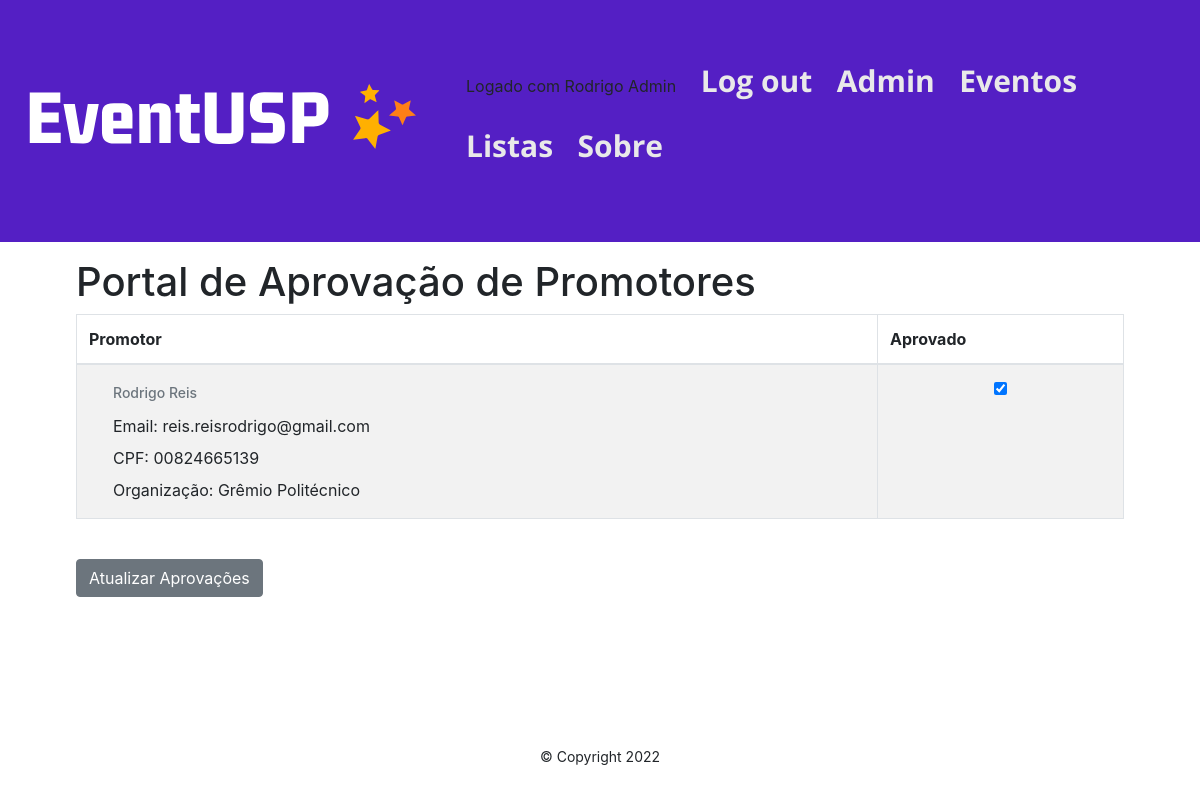
Page /accounts/admin_approved (signed in) on the committed database.
### accounts/models.py (models this page shows)
class User(AbstractUser):
    first_name = models.CharField(_("first name"), max_length=150)
    last_name = models.CharField(_("last name"), max_length=150)
    email = models.EmailField(_('email address'), unique=True)
    cpf = models.CharField(_('CPF'), max_length=11, unique=True)

class Promotor(models.Model):
    user = models.OneToOneField(
            User,
            on_delete=models.CASCADE,
            primary_key=True,
        )
    organizacao = models.ForeignKey(
            Organizacao,
            on_delete=models.CASCADE,
        )
    approved = models.BooleanField(default=False)
    request_date = models.DateTimeField(auto_now=True)
    profile_photo = models.ImageField(null=True, blank=True, upload_to="images/")
    def __str__(self):
        return f'{self.user.first_name} {self.user.last_name}'

class Organizacao(models.Model):
    org = models.CharField(max_length=60)
    def __str__(self):
            return f'{self.org}'

### accounts/views.py (the view)
# urls.py: path('admin_approved', views.admin_approved, name='admin_approved'),
@user_passes_test(lambda u: u.is_superuser)
def admin_approved(request):
    promotor_list = Promotor.objects.filter(approved=True).order_by('-request_date')
    if request.method == "POST":
        id_list = request.POST.getlist('boxes')
        for promotor in promotor_list:
            x = promotor.pk
            User.objects.get(pk=int(x)).groups.add(Group.objects.get(name='promotor_pendente'))
            User.objects.get(pk=int(x)).groups.remove(Group.objects.get(name='promotor'))
        promotor_list.update(approved=False)
        for x in id_list:
            Promotor.objects.filter(pk=int(x)).update(approved=True)
            User.objects.get(pk=int(x)).groups.add(Group.objects.get(name='promotor'))
            User.objects.get(pk=int(x)).groups.remove(Group.objects.get(name='promotor_pendente'))
        return HttpResponseRedirect(reverse('admin_approved'))
    else:
        return render(request, 'accounts/admin_approved.html', {"promotor_list":promotor_list})

### accounts/templates/accounts/admin_approved.html (shortened to what this page needs)
{% extends 'base.html' %}
{% block content %}
<h1>Portal de Aprovação de Promotores</h1>
<form action="" method=POST>
<table class="table table-striped table-hover table-bordered">
    <thead>
        <tr>
            <th scope="col">Promotor</th>
            <th scope="col">Aprovado</th>
        </tr>
    </thead>
    <tbody>
        {% for promotor in promotor_list %}
            <tr>
                <td>
                    <div class="dropdown">
                        <h6 class="dropdown-header">{{ promotor }}</h6>
                        <a class="dropdown-item" href="#">Email: {{ promotor.user.email }}</a>
                        <a class="dropdown-item" href="#">CPF: {{ promotor.user.cpf }}</a>
                        <a class="dropdown-item" href="#">Organização: {{ promotor.organizacao }}</a>
                    </div>
                </td>
                <td>
                    {% if promotor.approved %}
                    <div class="form-check">
                        <input class="form-check-input" type="checkbox"
                            checked="checked" value = {{promotor.user.id}} name="boxes">
                    </div>
                    {% else %}
                    <div class="form-check">
                        <input class="form-check-input" type="checkbox"
                             value = {{promotor.user.id}} name="boxes">
                    </div>
                    {% endif %}
                </td>
        {% endfor %}
    </tbody>
</table>
<br>
<button class="btn btn-secondary" type="submit">Atualizar Aprovações</button>
</form>
{% endblock content %}

### staticpages/templates/base.html (shortened to what this page needs)
{% load static %}
<!DOCTYPE html>
<html lang="en">
<head>
    <link rel="stylesheet" type="text/css" href="{% static 'style.css' %}">
    <link rel="stylesheet" href="https://cdn.jsdelivr.net/npm/bootstrap@4.6.2/dist/css/bootstrap.min.css">
</head>
<body>
    <header id="cabecalho-principal">
        <a href="{% url 'index_log' %}"> <img src="{% static 'logo.svg' %}"> </a>
        <nav id="navegacao-principal">
            <ul>
                {% if user.is_authenticated %}
                    <li> Logado com {{ user.first_name }} {{ user.last_name }} </li>
                    <li><a href="{% url 'logout' %}">Log out</a></li>
                        {% if user.is_superuser %}
                            <li><a href="{% url 'approvals' %}">Admin</a></li>
                        {% endif %}
                {% else %}
                    <li><a href="{% url 'login' %}">Log in</a></li>
                {% endif %}
                <li><a href="{% url 'events:index' %}">Eventos</a></li>
                <li><a href="{% url 'events:lists' %}">Listas</a></li>
                <li><a href="{% url 'about' %}">Sobre</a></li>
            </ul>
        </nav>
    </header>
    <main id="conteiner-principal">
        {% block content %}
        {% endblock content %}
    </main>
    <footer id="rodape-principal">
        <p>
            <small>&copy Copyright 2022</small>
        </p>
    </footer>
</body>
</html>

### static/style.css (style rules this page uses)
:root { --primary-color: #000000; --secondary-color: #FF7F17; --tertiary-color: #f44d27; --secondary-color-light: #FFB001; --tertiary-color-light: #ff6d28; --bg-color: #fff; --secondary-bg-color: #e9e9e9; --color-shadow: #f4f4f4; font-family: Inter, sans-serif; font-size: 16px; line-height: 1.5em; }
* { box-sizing: border-box; }
html, body { height: 100%; }
header#cabecalho-principal { margin: 0 auto; width: 100%; padding: 3rem 1rem; background-color: #541FC4; display: flex; justify-content: space-between; align-items: center; }
li a { font-family: "Open Sans", medium; font-size: 30px; color: var(--secondary-bg-color); font-weight: bold; text-decoration: none; }
body { font-family: "Open Sans", medium; display: flex; flex-direction: column; }
nav#navegacao-principal li { display: inline-block; padding: 10px; }
main#conteiner-principal { margin: 0 auto; width: 100%; max-width: 1080px; padding: 1rem 1rem; flex-grow: 1; }
footer#rodape-principal { display: flex; flex-direction: column; justify-content: center; align-items: center; padding: 1rem 1rem; }
a { color: var(--secondary-color); text-decoration: none; }
input { display: block; width: 100%; max-width: 560px; border: 1px solid var(--secondary-bg-color); border-radius: 5px; margin-bottom: 1rem; padding: 0.4rem 0.8rem; }
button { font-family: "Open Sans", medium; background-color: var(--secondary-color); border: 2px solid var(--secondary-color); color: var(--bg-color); border-radius: 5px; display: inline-block; font-size: medium; font-weight: bold; margin: 0.5rem 0; padding: 1rem 2rem; }

### rows in the picture
User: first_name "Rodrigo", last_name "Admin"
Promotor: user_id.last_name "Rodrigo Reis", user.email "reis.reisrodrigo@gmail.com", user.cpf "00824665139", organizacao "Grêmio Politécnico"
